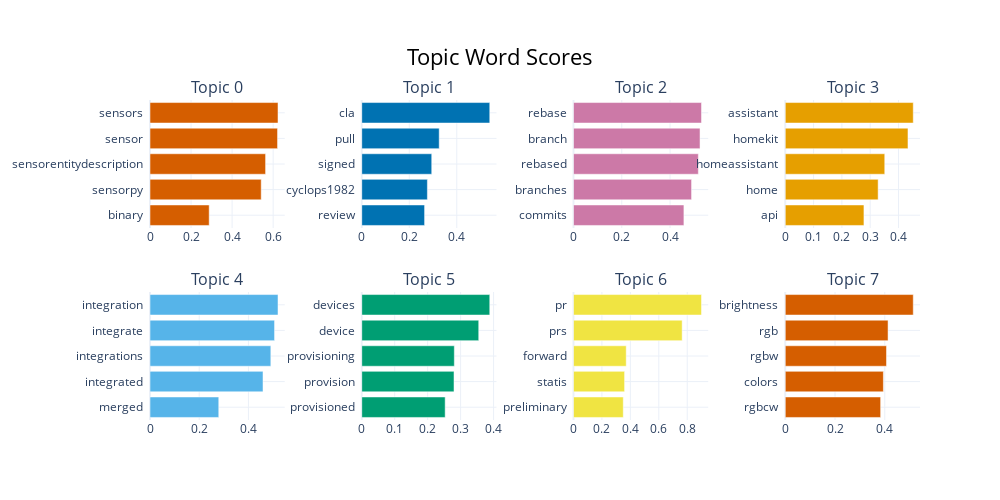

Notebook source saved alongside this figure:
### Markdown cell above
## General Topic Info

### Code cell
print(topic_model.get_topic_info())
# print(topic_model.generate_topic_labels(nr_words=1))

topic_model.visualize_barchart()

### Figure 1 — Plotly figure (JSON) as saved in the notebook; plotly's stock layout.template omitted (floating-point values rounded to 4 significant figures)
{"data": [{"marker": {"color": "#D55E00"}, "orientation": "h", "type": "bar", "x": [0.2883, 0.5418, 0.5631, 0.6213, 0.6236], "xaxis": "x", "y": ["binary  ", "sensorpy  ", "sensorentitydescription  ", "sensor  ", "sensors  "], "yaxis": "y"}, {"marker": {"color": "#0072B2"}, "orientation": "h", "type": "bar", "x": [0.2645, 0.2763, 0.2946, 0.326, 0.539], "xaxis": "x2", "y": ["review  ", "cyclops1982  ", "signed  ", "pull  ", "cla  "], "yaxis": "y2"}, {"marker": {"color": "#CC79A7"}, "orientation": "h", "type": "bar", "x": [0.4574, 0.4891, 0.5172, 0.5241, 0.5303], "xaxis": "x3", "y": ["commits  ", "branches  ", "rebased  ", "branch  ", "rebase  "], "yaxis": "y3"}, {"marker": {"color": "#E69F00"}, "orientation": "h", "type": "bar", "x": [0.2779, 0.328, 0.3514, 0.4334, 0.452], "xaxis": "x4", "y": ["api  ", "home  ", "homeassistant  ", "homekit  ", "assistant  "], "yaxis": "y4"}, {"marker": {"color": "#56B4E9"}, "orientation": "h", "type": "bar", "x": [0.2794, 0.4593, 0.4911, 0.5062, 0.5203], "xaxis": "x5", "y": ["merged  ", "integrated  ", "integrations  ", "integrate  ", "integration  "], "yaxis": "y5"}, {"marker": {"color": "#009E73"}, "orientation": "h", "type": "bar", "x": [0.2531, 0.2799, 0.2809, 0.3549, 0.3884], "xaxis": "x6", "y": ["provisioned  ", "provision  ", "provisioning  ", "device  ", "devices  "], "yaxis": "y6"}, {"marker": {"color": "#F0E442"}, "orientation": "h", "type": "bar", "x": [0.3501, 0.3593, 0.3709, 0.7643, 0.9004], "xaxis": "x7", "y": ["preliminary  ", "statis  ", "forward  ", "prs  ", "pr  "], "yaxis": "y7"}, {"marker": {"color": "#D55E00"}, "orientation": "h", "type": "bar", "x": [0.3834, 0.3944, 0.4069, 0.4132, 0.5145], "xaxis": "x8", "y": ["rgbcw  ", "colors  ", "rgbw  ", "rgb  ", "brightness  "], "yaxis": "y8"}], "layout": {"annotations": [{"font": {"size": 16}, "showarrow": false, "text": "Topic 0", "x": 0.0875, "xanchor": "center", "xref": "paper", "y": 1, "yanchor": "bottom", "yref": "paper"}, {"font": {"size": 16}, "showarrow": false, "text": "Topic 1", "x": 0.3625, "xanchor": "center", "xref": "paper", "y": 1, "yanchor": "bottom", "yref": "paper"}, {"font": {"size": 16}, "showarrow": false, "text": "Topic 2", "x": 0.6375, "xanchor": "center", "xref": "paper", "y": 1, "yanchor": "bottom", "yref": "paper"}, {"font": {"size": 16}, "showarrow": false, "text": "Topic 3", "x": 0.9125, "xanchor": "center", "xref": "paper", "y": 1, "yanchor": "bottom", "yref": "paper"}, {"font": {"size": 16}, "showarrow": false, "text": "Topic 4", "x": 0.0875, "xanchor": "center", "xref": "paper", "y": 0.4, "yanchor": "bottom", "yref": "paper"}, {"font": {"size": 16}, "showarrow": false, "text": "Topic 5", "x": 0.3625, "xanchor": "center", "xref": "paper", "y": 0.4, "yanchor": "bottom", "yref": "paper"}, {"font": {"size": 16}, "showarrow": false, "text": "Topic 6", "x": 0.6375, "xanchor": "center", "xref": "paper", "y": 0.4, "yanchor": "bottom", "yref": "paper"}, {"font": {"size": 16}, "showarrow": false, "text": "Topic 7", "x": 0.9125, "xanchor": "center", "xref": "paper", "y": 0.4, "yanchor": "bottom", "yref": "paper"}], "height": 500, "hoverlabel": {"bgcolor": "white", "font": {"family": "Rockwell", "size": 16}}, "showlegend": false, "title": {"font": {"color": "Black", "size": 22}, "text": "Topic Word Scores", "x": 0.5, "xanchor": "center", "yanchor": "top"}, "width": 1000, "xaxis": {"anchor": "y", "domain": [0, 0.175], "showgrid": true}, "xaxis2": {"anchor": "y2", "domain": [0.275, 0.45], "showgrid": true}, "xaxis3": {"anchor": "y3", "domain": [0.55, 0.725], "showgrid": true}, "xaxis4": {"anchor": "y4", "domain": [0.825, 1], "showgrid": true}, "xaxis5": {"anchor": "y5", "domain": [0, 0.175], "showgrid": true}, "xaxis6": {"anchor": "y6", "domain": [0.275, 0.45], "showgrid": true}, "xaxis7": {"anchor": "y7", "domain": [0.55, 0.725], "showgrid": true}, "xaxis8": {"anchor": "y8", "domain": [0.825, 1], "showgrid": true}, "yaxis": {"anchor": "x", "domain": [0.6, 1], "showgrid": true}, "yaxis2": {"anchor": "x2", "domain": [0.6, 1], "showgrid": true}, "yaxis3": {"anchor": "x3", "domain": [0.6, 1], "showgrid": true}, "yaxis4": {"anchor": "x4", "domain": [0.6, 1], "showgrid": true}, "yaxis5": {"anchor": "x5", "domain": [0, 0.4], "showgrid": true}, "yaxis6": {"anchor": "x6", "domain": [0, 0.4], "showgrid": true}, "yaxis7": {"anchor": "x7", "domain": [0, 0.4], "showgrid": true}, "yaxis8": {"anchor": "x8", "domain": [0, 0.4], "showgrid": true}}}
